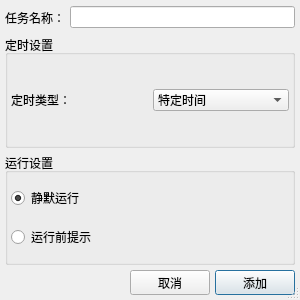
<?xml version="1.0" encoding="UTF-8"?>
<ui version="4.0">
 <class>ALAddTimerTaskDialog</class>
 <widget class="QDialog" name="ALAddTimerTaskDialog">
  <property name="geometry">
   <rect>
    <x>0</x>
    <y>0</y>
    <width>300</width>
    <height>300</height>
   </rect>
  </property>
  <property name="minimumSize">
   <size>
    <width>0</width>
    <height>300</height>
   </size>
  </property>
  <property name="maximumSize">
   <size>
    <width>500</width>
    <height>300</height>
   </size>
  </property>
  <property name="windowTitle">
   <string>添加定时任务 - AutoLibrary</string>
  </property>
  <property name="sizeGripEnabled">
   <bool>true</bool>
  </property>
  <property name="modal">
   <bool>true</bool>
  </property>
  <layout class="QVBoxLayout" name="ALAddTimerTaskLayout">
   <property name="spacing">
    <number>5</number>
   </property>
   <property name="leftMargin">
    <number>5</number>
   </property>
   <property name="topMargin">
    <number>5</number>
   </property>
   <property name="rightMargin">
    <number>5</number>
   </property>
   <property name="bottomMargin">
    <number>5</number>
   </property>
   <item>
    <layout class="QHBoxLayout" name="TaskNameLayout">
     <property name="spacing">
      <number>5</number>
     </property>
     <item>
      <widget class="QLabel" name="TaskNameLabel">
       <property name="minimumSize">
        <size>
         <width>60</width>
         <height>25</height>
        </size>
       </property>
       <property name="maximumSize">
        <size>
         <width>16777215</width>
         <height>25</height>
        </size>
       </property>
       <property name="text">
        <string>任务名称：</string>
       </property>
      </widget>
     </item>
     <item>
      <widget class="QLineEdit" name="TaskNameLineEdit"/>
     </item>
    </layout>
   </item>
   <item>
    <widget class="QGroupBox" name="TimerConfigGroupBox">
     <property name="title">
      <string>定时设置</string>
     </property>
     <layout class="QVBoxLayout" name="TimerConfigLayout">
      <property name="spacing">
       <number>5</number>
      </property>
      <property name="leftMargin">
       <number>3</number>
      </property>
      <property name="topMargin">
       <number>3</number>
      </property>
      <property name="rightMargin">
       <number>3</number>
      </property>
      <property name="bottomMargin">
       <number>3</number>
      </property>
      <item>
       <layout class="QHBoxLayout" name="TimerTypeSelectLayout">
        <property name="spacing">
         <number>5</number>
        </property>
        <item>
         <widget class="QLabel" name="TimerTypeLabel">
          <property name="text">
           <string>定时类型：</string>
          </property>
         </widget>
        </item>
        <item>
         <widget class="QComboBox" name="TimerTypeComboBox">
          <item>
           <property name="text">
            <string>特定时间</string>
           </property>
          </item>
          <item>
           <property name="text">
            <string>相对时间</string>
           </property>
          </item>
         </widget>
        </item>
       </layout>
      </item>
     </layout>
    </widget>
   </item>
   <item>
    <widget class="QGroupBox" name="TaskConfigGroupBox">
     <property name="title">
      <string>运行设置</string>
     </property>
     <layout class="QGridLayout" name="TaskConfigLayout">
      <property name="leftMargin">
       <number>3</number>
      </property>
      <property name="topMargin">
       <number>3</number>
      </property>
      <property name="rightMargin">
       <number>3</number>
      </property>
      <property name="bottomMargin">
       <number>3</number>
      </property>
      <property name="spacing">
       <number>5</number>
      </property>
      <item row="0" column="0">
       <widget class="QRadioButton" name="SilentlyRunRadioButton">
        <property name="text">
         <string>静默运行</string>
        </property>
        <property name="checkable">
         <bool>true</bool>
        </property>
        <property name="checked">
         <bool>true</bool>
        </property>
        <property name="autoRepeat">
         <bool>false</bool>
        </property>
        <property name="autoExclusive">
         <bool>true</bool>
        </property>
       </widget>
      </item>
      <item row="1" column="0">
       <widget class="QRadioButton" name="ShowBeforeRunRadioButton">
        <property name="text">
         <string>运行前提示</string>
        </property>
       </widget>
      </item>
     </layout>
    </widget>
   </item>
   <item>
    <layout class="QHBoxLayout" name="ControLayout">
     <property name="spacing">
      <number>5</number>
     </property>
     <item>
      <widget class="QFrame" name="ControlSpaceFrame">
       <property name="frameShape">
        <enum>QFrame::Shape::NoFrame</enum>
       </property>
       <property name="frameShadow">
        <enum>QFrame::Shadow::Plain</enum>
       </property>
       <property name="lineWidth">
        <number>0</number>
       </property>
      </widget>
     </item>
     <item>
      <widget class="QPushButton" name="CancelButton">
       <property name="minimumSize">
        <size>
         <width>80</width>
         <height>25</height>
        </size>
       </property>
       <property name="maximumSize">
        <size>
         <width>80</width>
         <height>25</height>
        </size>
       </property>
       <property name="text">
        <string>取消</string>
       </property>
      </widget>
     </item>
     <item>
      <widget class="QPushButton" name="ConfirmButton">
       <property name="minimumSize">
        <size>
         <width>80</width>
         <height>25</height>
        </size>
       </property>
       <property name="maximumSize">
        <size>
         <width>80</width>
         <height>25</height>
        </size>
       </property>
       <property name="text">
        <string>添加</string>
       </property>
       <property name="autoDefault">
        <bool>true</bool>
       </property>
       <property name="default">
        <bool>true</bool>
       </property>
      </widget>
     </item>
    </layout>
   </item>
  </layout>
 </widget>
 <resources/>
 <connections/>
</ui>
